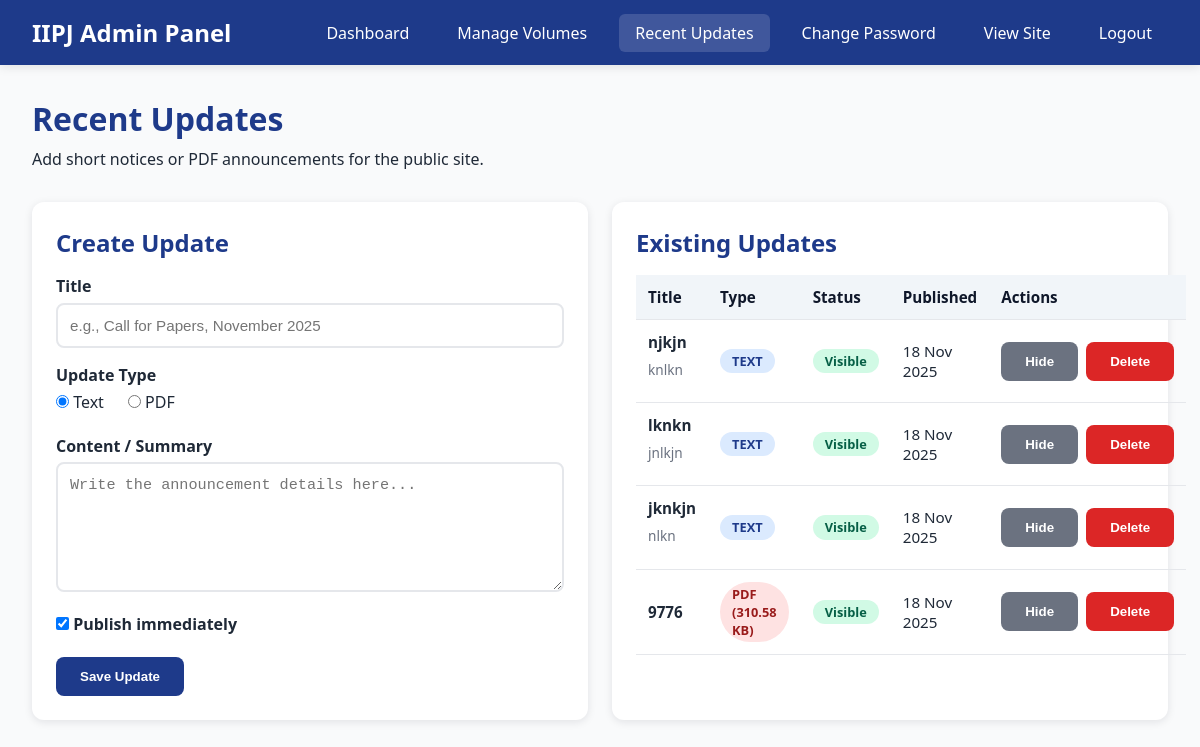
The app's page /admin/recent_updates.php (signed in) with its own data.
### tables this page shows
CREATE TABLE `recent_updates` (
  `id` int(11) NOT NULL,
  `title` varchar(255) NOT NULL,
  `update_type` enum('text','pdf') NOT NULL DEFAULT 'text',
  `content` text DEFAULT NULL,
  `file_name` varchar(255) DEFAULT NULL,
  `file_size` int(11) DEFAULT NULL,
  `is_published` tinyint(1) NOT NULL DEFAULT 1,
  `published_at` datetime NOT NULL DEFAULT current_timestamp(),
  `created_at` timestamp NOT NULL DEFAULT current_timestamp(),
  `updated_at` timestamp NOT NULL DEFAULT current_timestamp() ON UPDATE current_timestamp()
);

### config.php (called while the page is built, shortened)
<?php
function formatFileSize($bytes)
{
    if ($bytes >= 1073741824) {
        return number_format($bytes / 1073741824, 2) . ' GB';
    } elseif ($bytes >= 1048576) {
        return number_format($bytes / 1048576, 2) . ' MB';
    } elseif ($bytes >= 1024) {
        return number_format($bytes / 1024, 2) . ' KB';
    } else {
        return $bytes . ' bytes';
    }
}
?>

### admin/recent_updates.php (the view, shortened to what this page needs)
<?php
require_once '../config.php';
$db = getDBConnection();
$updatesStmt = $db->query("
    SELECT id, title, update_type, is_published, content, file_name, file_size, published_at
    FROM recent_updates
    ORDER BY published_at DESC
");
$recentUpdates = $updatesStmt->fetchAll();
?>
<!DOCTYPE html>
<html lang="en">
<head>
</head>
<body>
    <nav class="navbar">
        <div class="nav-container">
            <div class="nav-brand">IIPJ Admin Panel</div>
            <ul class="nav-menu">
                <li><a href="dashboard.php">Dashboard</a></li>
                <li><a href="volumes.php">Manage Volumes</a></li>
                <li><a href="recent_updates.php" class="active">Recent Updates</a></li>
                <li><a href="change_password.php">Change Password</a></li>
                <li><a href="../index.php" target="_blank">View Site</a></li>
                <li><a href="logout.php">Logout</a></li>
            </ul>
        </div>
    </nav>
    <div class="container">
        <div class="page-header">
            <h1>Recent Updates</h1>
            <p>Add short notices or PDF announcements for the public site.</p>
        </div>
        <div class="grid">
            <div class="card">
                <h2>Create Update</h2>
                <form method="post" enctype="multipart/form-data">
                    <label for="title">Title</label>
                    <input type="text" id="title" name="title" placeholder="e.g., Call for Papers, November 2025"
                        required>
                    <label>Update Type</label>
                    <div class="radio-group">
                        <label><input type="radio" name="update_type" value="text" checked> Text</label>
                        <label><input type="radio" name="update_type" value="pdf"> PDF</label>
                    </div>
                    <div id="textFields">
                        <label for="content">Content / Summary</label>
                        <textarea id="content" name="content" placeholder="Write the announcement details here..."
                            autocomplete="off"></textarea>
                    </div>
                    <label><input type="checkbox" name="is_published" checked> Publish immediately</label>
                    <button type="submit" class="btn" style="margin-top: 1rem;">Save Update</button>
                </form>
            </div>
            <div class="card">
                <h2>Existing Updates</h2>
                <?php if (empty($recentUpdates)): ?>
                    <p>No updates yet. Once added, they will appear on the public site.</p>
                <?php else: ?>
                    <table>
                        <thead>
                            <tr>
                                <th>Title</th>
                                <th>Type</th>
                                <th>Status</th>
                                <th>Published</th>
                                <th>Actions</th>
                            </tr>
                        </thead>
                        <tbody>
                            <?php foreach ($recentUpdates as $update): ?>
                                <tr>
                                    <td>
                                        <strong><?php echo htmlspecialchars($update['title']); ?></strong>
                                        <?php if (!empty($update['content'])): ?>
                                            <div class="muted">
                                                <?php echo htmlspecialchars(mb_strimwidth($update['content'], 0, 80, '...')); ?>
                                            </div>
                                        <?php endif; ?>
                                    </td>
                                    <td>
                                        <span
                                            class="badge <?php echo $update['update_type'] === 'pdf' ? 'badge-pdf' : 'badge-text'; ?>">
                                            <?php echo strtoupper($update['update_type']); ?>
                                            <?php if ($update['update_type'] === 'pdf' && $update['file_size']): ?>
                                                (<?php echo formatFileSize($update['file_size']); ?>)
                                            <?php endif; ?>
                                        </span>
                                    </td>
                                    <td>
                                        <span
                                            class="badge <?php echo $update['is_published'] ? 'badge-live' : 'badge-hidden'; ?>">
                                            <?php echo $update['is_published'] ? 'Visible' : 'Hidden'; ?>
                                        </span>
                                    </td>
                                    <td><?php echo date('d M Y', strtotime($update['published_at'])); ?></td>
                                    <td>
                                        <div class="actions">
                                            <form method="post"
                                                onsubmit="return confirm('Toggle visibility for this update?');">
                                                <button type="submit" class="btn btn-secondary" title="Toggle visibility">
                                                    <?php echo $update['is_published'] ? 'Hide' : 'Publish'; ?>
                                                </button>
                                            </form>
                                            <form method="post" onsubmit="return confirm('Delete this update permanently?');">
                                                <button type="submit" class="btn btn-danger">Delete</button>
                                            </form>
                                        </div>
                                    </td>
                                </tr>
                            <?php endforeach; ?>
                        </tbody>
                    </table>
                <?php endif; ?>
            </div>
        </div>
    </div>
</body>
</html>

### admin/recent_updates.php (style rules this page uses)
* { margin: 0; padding: 0; box-sizing: border-box; }
body { font-family: 'Segoe UI', Tahoma, Geneva, Verdana, sans-serif; background: #f9fafb; color: #1f2937; }
.navbar { background: #1e3a8a; color: white; padding: 1rem 0; box-shadow: 0 2px 10px rgba(0, 0, 0, 0.1); }
.nav-container { max-width: 1400px; margin: 0 auto; padding: 0 2rem; display: flex; justify-content: space-between; align-items: center; }
.nav-brand { font-size: 1.5rem; font-weight: bold; }
.nav-menu { display: flex; gap: 1rem; list-style: none; }
.nav-menu a { color: white; text-decoration: none; padding: 0.5rem 1rem; border-radius: 6px; transition: background 0.3s; }
.nav-menu a:hover, .nav-menu a.active { background: rgba(255, 255, 255, 0.15); }
.container { max-width: 1400px; margin: 0 auto; padding: 2rem; }
.page-header { margin-bottom: 2rem; }
.page-header h1 { color: #1e3a8a; margin-bottom: 0.5rem; }
.grid { display: grid; grid-template-columns: repeat(auto-fit, minmax(320px, 1fr)); gap: 1.5rem; }
.card { background: white; padding: 1.5rem; border-radius: 12px; box-shadow: 0 2px 8px rgba(15, 23, 42, 0.1); }
.card h2 { color: #1e3a8a; margin-bottom: 1rem; }
label { display: block; font-weight: 600; margin-bottom: 0.35rem; color: #1f2937; }
input[type="text"], input[type="file"], textarea, select { width: 100%; padding: 0.75rem; border: 2px solid #e5e7eb; border-radius: 8px; margin-bottom: 1rem; font-size: 0.95rem; background: #ffffff; }
textarea { min-height: 130px; resize: vertical; }
.radio-group { display: flex; gap: 1.5rem; margin-bottom: 1rem; }
.radio-group label { font-weight: 500; }
.btn { display: inline-flex; align-items: center; justify-content: center; padding: 0.75rem 1.5rem; background: #1e3a8a; color: white; border: none; border-radius: 8px; cursor: pointer; font-weight: 600; transition: background 0.2s ease; }
.btn-danger { background: #dc2626; }
.btn-secondary { background: #6b7280; }
table { width: 100%; border-collapse: collapse; margin-top: 1rem; }
th, td { padding: 0.75rem; border-bottom: 1px solid #e5e7eb; text-align: left; font-size: 0.95rem; }
th { background: #f1f5f9; font-weight: 600; color: #0f172a; }
.badge { display: inline-block; padding: 0.2rem 0.75rem; border-radius: 999px; font-size: 0.8rem; font-weight: 600; }
.badge-text { background: #dbeafe; color: #1e3a8a; }
.badge-pdf { background: #fee2e2; color: #991b1b; }
.badge-live { background: #d1fae5; color: #065f46; }
.actions { display: flex; gap: 0.5rem; }
.muted { color: #6b7280; font-size: 0.85rem; margin-top: 0.5rem; margin-bottom: 0.7rem; }

### records on screen
recent_updates: title "njkjn", content "knlkn", update_type "TEXT", is_published "Visible", published_at "18 Nov 2025"
recent_updates: title "lknkn", content "jnlkjn", update_type "TEXT", is_published "Visible", published_at "18 Nov 2025"
recent_updates: title "jknkjn", content "nlkn", update_type "TEXT", is_published "Visible", published_at "18 Nov 2025"
recent_updates: title "9776", update_type "PDF", file_size "310.58 KB", is_published "Visible", published_at "18 Nov 2025"
